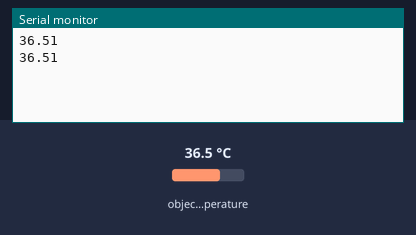
Simulated run of this sketch. Board: Arduino Uno, built with avr-gcc and run on an emulated ATmega328P. Shown: the last lines printed to the serial monitor. The inputs (shaded band) are chosen by the test bench; at power-on: object temperature 36.5 °C.

Above: at 3.8 s.
3.9 s: object temperature set to 20 °C
At 5.4 s:
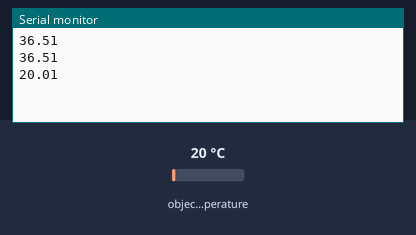
6.1 s: object temperature set to 26 °C
At 6.1 s:
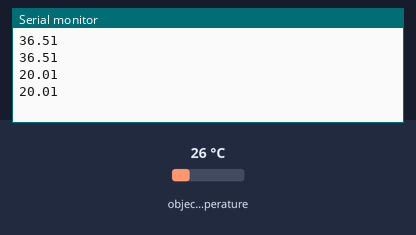
Timing chart, 0 to 9.1 s (numbered marks = the images above; inputs shaded):
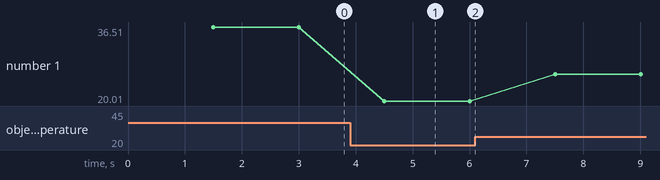

The sketch:

Tem.ino
```cpp
#include <Adafruit_MLX90614.h>

Adafruit_MLX90614 mlx = Adafruit_MLX90614();

void setup() {
  Serial.begin(9600);
  while (!Serial);
  if (!mlx.begin()) {
    Serial.println("Error connecting to MLX sensor. Check wiring.");
    while (1);
  };
}

void loop() {
  delay(1500);
  Serial.println(mlx.readObjectTempC());
}
```

Measured:
- after the input at 3.9 s, the serial monitor: prints a new line after 0.60 s (image 1)
- plotted number 1: 36.51 → 20.01 after the input at 3.9 s, 20.01 → 26.01 after the input at 6.1 s
